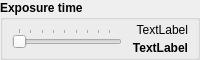
           <widget class="QGroupBox" name="groupBox">
            <property name="minimumSize">
             <size>
              <width>0</width>
              <height>60</height>
             </size>
            </property>
            <property name="maximumSize">
             <size>
              <width>16777215</width>
              <height>60</height>
             </size>
            </property>
            <property name="font">
             <font>
              <weight>75</weight>
              <bold>true</bold>
             </font>
            </property>
            <property name="title">
             <string>Exposure time</string>
            </property>
            <property name="flat">
             <bool>true</bool>
            </property>
            <layout class="QHBoxLayout" name="horizontalLayout_2">
             <property name="leftMargin">
              <number>9</number>
             </property>
             <property name="topMargin">
              <number>2</number>
             </property>
             <property name="rightMargin">
              <number>9</number>
             </property>
             <property name="bottomMargin">
              <number>2</number>
             </property>
             <item>
              <widget class="QSlider" name="slider_exposure">
               <property name="maximum">
                <number>42</number>
               </property>
               <property name="singleStep">
                <number>5</number>
               </property>
               <property name="value">
                <number>0</number>
               </property>
               <property name="orientation">
                <enum>Qt::Horizontal</enum>
               </property>
               <property name="tickPosition">
                <enum>QSlider::TicksAbove</enum>
               </property>
               <property name="tickInterval">
                <number>5</number>
               </property>
              </widget>
             </item>
             <item>
              <layout class="QVBoxLayout" name="verticalLayout_2">
               <property name="spacing">
                <number>2</number>
               </property>
               <item>
                <widget class="QLabel" name="label_exp_str">
                 <property name="minimumSize">
                  <size>
                   <width>60</width>
                   <height>16</height>
                  </size>
                 </property>
                 <property name="maximumSize">
                  <size>
                   <width>60</width>
                   <height>16</height>
                  </size>
                 </property>
                 <property name="font">
                  <font>
                   <weight>50</weight>
                   <bold>false</bold>
                  </font>
                 </property>
                 <property name="text">
                  <string>TextLabel</string>
                 </property>
                 <property name="alignment">
                  <set>Qt::AlignRight|Qt::AlignTrailing|Qt::AlignVCenter</set>
                 </property>
                </widget>
               </item>
               <item>
                <widget class="QLabel" name="label_exp_ms">
                 <property name="minimumSize">
                  <size>
                   <width>60</width>
                   <height>16</height>
                  </size>
                 </property>
                 <property name="maximumSize">
                  <size>
                   <width>60</width>
                   <height>16</height>
                  </size>
                 </property>
                 <property name="font">
                  <font>
                   <weight>75</weight>
                   <bold>true</bold>
                  </font>
                 </property>
                 <property name="text">
                  <string>TextLabel</string>
                 </property>
                 <property name="alignment">
                  <set>Qt::AlignRight|Qt::AlignTrailing|Qt::AlignVCenter</set>
                 </property>
                </widget>
               </item>
              </layout>
             </item>
            </layout>
           </widget>
